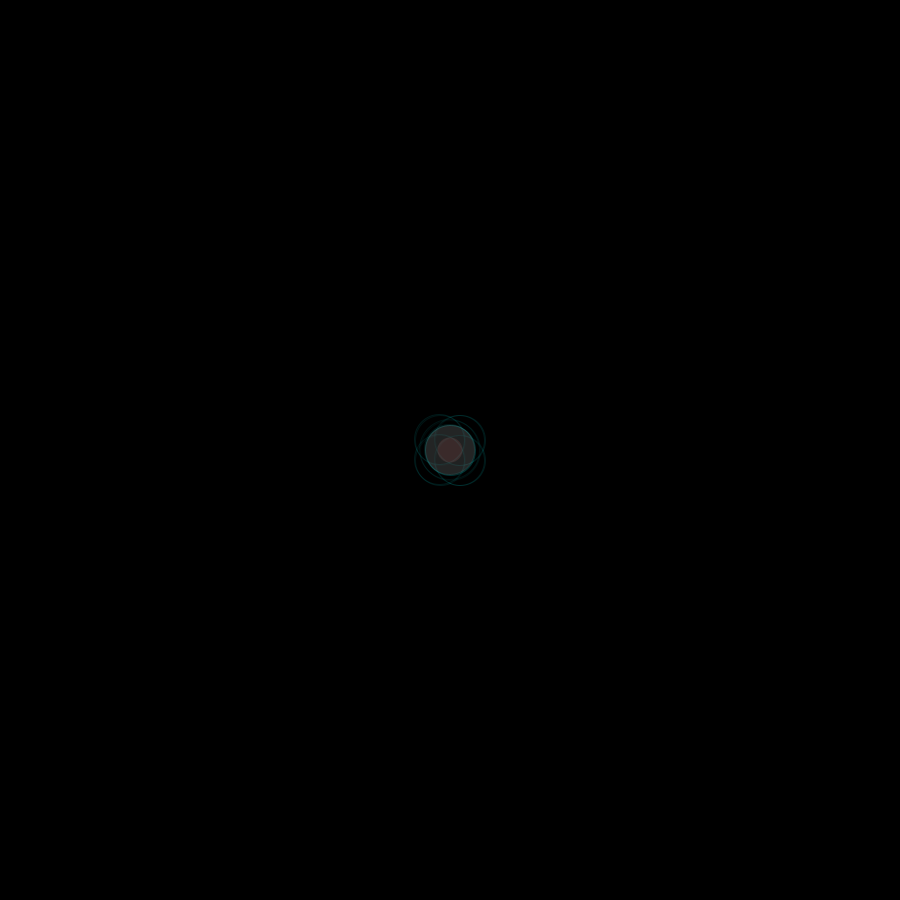
Frame 1 (no input)
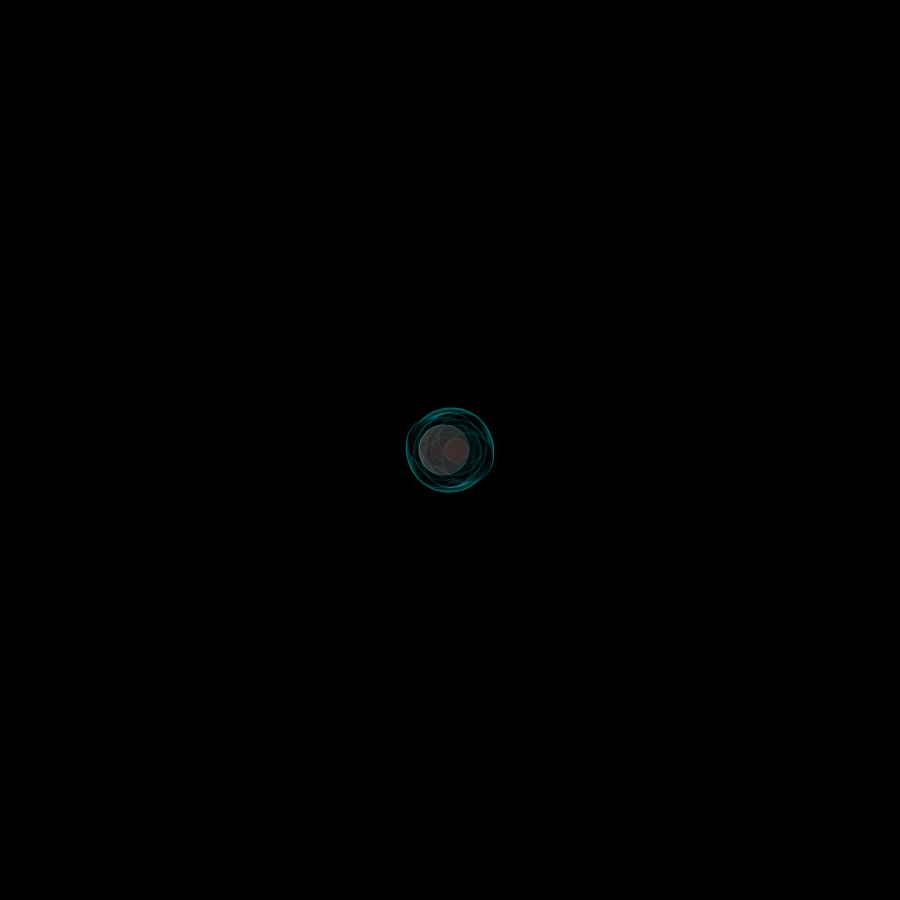
Frame 60 (the mouse pressed at the canvas centre just before this capture)
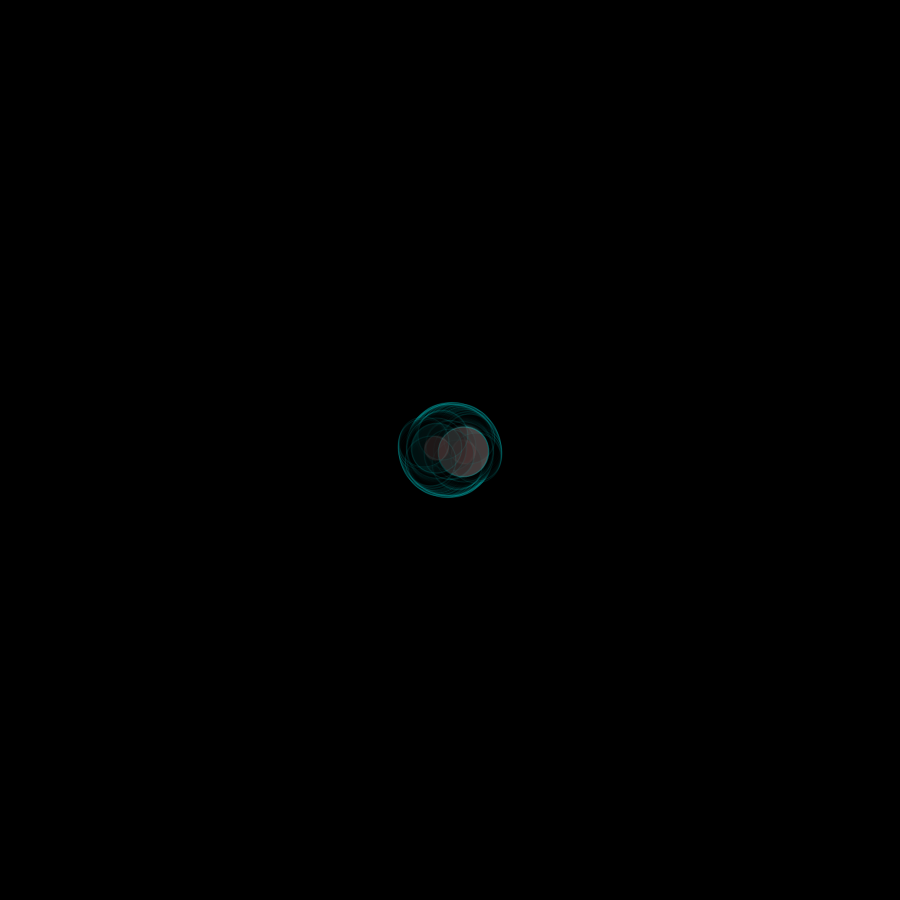
Frame 120 (the mouse held since frame 60 and released just before this capture)

The Processing sketch that drew these frames (run headless with seeded random() and noise(); from frame 60 on, the mouse is pressed at the canvas centre):

// Processing sketch: main
// ── main.pde
float x, y, a;
int i, pi_inc, inc, linc;

void setup() {
  size(900, 900);
  frameRate(60);
  a = 0.0;
  x = 0.0;
  y = 0.0;
  i = 0;
  inc = 1;
  linc = 1;
  pi_inc = 1;
  background(#000000);
}

void draw() {
  //fill(#000000, 20);
  //noStroke();
  //rect(0, 0, width, height);
  //background(#000000);

  translate(width/2, height/2);
  rotate(a);


  if (linc >= 3) pi_inc *= -1;

  if (inc == -1 && x <= 0) {
    linc+= pi_inc;
    x = 0;
    y = 0;
    inc = 1;
  } 

  if (linc < 0) exit();

  if (x > 100 || x < 0) {
    inc *= -1;
  }


  y+= ((sin(radians(a))) * inc);
  x+= 0.1 * inc;
  a+= 0.05 * inc;
  i++;

//  filter(BLUR);

  for (float angle = 0.0; angle < TWO_PI; angle+=PI/linc) {
    pushMatrix();

    rotate(angle);
    stroke(#00FFFF, 25);
    fill(#000000, 50);
    ellipse(x, y, 60, 60);
    ellipse(x-10, y-10, 50, 50);
    ellipse(x-10, y+10, 50, 50);
    ellipse(x+10, y-10, 50, 50);
    ellipse(x+10, y+10, 50, 50);
    fill(#055A5A, 25);
    ellipse(x, y, 50, 50);

    rotate(angle);
    stroke(#00FFFF, 25);
    fill(#055A5A, 25);
    ellipse(x, y, 50, 50);

    rotate(angle);
    noStroke();
    fill(#FF7070, 25);
    ellipse(x, y, 25, 25);

    rotate(angle);
    noStroke();
    fill(#FF7070, 25);
    ellipse(x, y, 50, 50);

    popMatrix();
  }

  println(i, linc, "Angle:",a, x, y);
}
